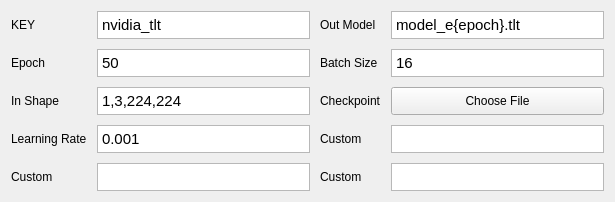
                <widget class="QWidget" name="t2_scrollAreaWidgetContents">
                 <property name="geometry">
                  <rect>
                   <x>0</x>
                   <y>0</y>
                   <width>615</width>
                   <height>198</height>
                  </rect>
                 </property>
                 <layout class="QGridLayout" name="gridLayout_4" columnstretch="1,0,0,0">
                  <property name="spacing">
                   <number>10</number>
                  </property>
                  <item row="1" column="2">
                   <widget class="QLabel" name="t2_spec_lbl_batch_size">
                    <property name="sizePolicy">
                     <sizepolicy hsizetype="Preferred" vsizetype="Preferred">
                      <horstretch>0</horstretch>
                      <verstretch>0</verstretch>
                     </sizepolicy>
                    </property>
                    <property name="maximumSize">
                     <size>
                      <width>16777215</width>
                      <height>28</height>
                     </size>
                    </property>
                    <property name="text">
                     <string>Batch Size</string>
                    </property>
                   </widget>
                  </item>
                  <item row="3" column="3">
                   <widget class="QTextEdit" name="t2_c1">
                    <property name="sizePolicy">
                     <sizepolicy hsizetype="Preferred" vsizetype="Preferred">
                      <horstretch>0</horstretch>
                      <verstretch>0</verstretch>
                     </sizepolicy>
                    </property>
                    <property name="maximumSize">
                     <size>
                      <width>16777215</width>
                      <height>28</height>
                     </size>
                    </property>
                   </widget>
                  </item>
                  <item row="2" column="2">
                   <widget class="QLabel" name="t2_spec_lbl_checkpoint">
                    <property name="sizePolicy">
                     <sizepolicy hsizetype="Preferred" vsizetype="Preferred">
                      <horstretch>0</horstretch>
                      <verstretch>0</verstretch>
                     </sizepolicy>
                    </property>
                    <property name="maximumSize">
                     <size>
                      <width>16777215</width>
                      <height>28</height>
                     </size>
                    </property>
                    <property name="text">
                     <string>Checkpoint</string>
                    </property>
                   </widget>
                  </item>
                  <item row="4" column="2">
                   <widget class="QLabel" name="t2_spec_lbl_c3">
                    <property name="maximumSize">
                     <size>
                      <width>16777215</width>
                      <height>28</height>
                     </size>
                    </property>
                    <property name="text">
                     <string>Custom</string>
                    </property>
                   </widget>
                  </item>
                  <item row="1" column="1">
                   <widget class="QTextEdit" name="t2_epoch">
                    <property name="sizePolicy">
                     <sizepolicy hsizetype="Preferred" vsizetype="Preferred">
                      <horstretch>0</horstretch>
                      <verstretch>0</verstretch>
                     </sizepolicy>
                    </property>
                    <property name="maximumSize">
                     <size>
                      <width>16777215</width>
                      <height>28</height>
                     </size>
                    </property>
                    <property name="html">
                     <string>&lt;!DOCTYPE HTML PUBLIC &quot;-//W3C//DTD HTML 4.0//EN&quot; &quot;http://www.w3.org/TR/REC-html40/strict.dtd&quot;&gt;
&lt;html&gt;&lt;head&gt;&lt;meta name=&quot;qrichtext&quot; content=&quot;1&quot; /&gt;&lt;style type=&quot;text/css&quot;&gt;
p, li { white-space: pre-wrap; }
&lt;/style&gt;&lt;/head&gt;&lt;body style=&quot; font-family:'Ubuntu'; font-size:11pt; font-weight:400; font-style:normal;&quot;&gt;
&lt;p style=&quot; margin-top:0px; margin-bottom:0px; margin-left:0px; margin-right:0px; -qt-block-indent:0; text-indent:0px;&quot;&gt;50&lt;/p&gt;&lt;/body&gt;&lt;/html&gt;</string>
                    </property>
                   </widget>
                  </item>
                  <item row="4" column="1">
                   <widget class="QTextEdit" name="t2_c2">
                    <property name="sizePolicy">
                     <sizepolicy hsizetype="Preferred" vsizetype="Preferred">
                      <horstretch>0</horstretch>
                      <verstretch>0</verstretch>
                     </sizepolicy>
                    </property>
                    <property name="maximumSize">
                     <size>
                      <width>16777215</width>
                      <height>28</height>
                     </size>
                    </property>
                   </widget>
                  </item>
                  <item row="0" column="1">
                   <widget class="QTextEdit" name="t2_key">
                    <property name="sizePolicy">
                     <sizepolicy hsizetype="Preferred" vsizetype="Preferred">
                      <horstretch>0</horstretch>
                      <verstretch>0</verstretch>
                     </sizepolicy>
                    </property>
                    <property name="maximumSize">
                     <size>
                      <width>16777215</width>
                      <height>28</height>
                     </size>
                    </property>
                    <property name="html">
                     <string>&lt;!DOCTYPE HTML PUBLIC &quot;-//W3C//DTD HTML 4.0//EN&quot; &quot;http://www.w3.org/TR/REC-html40/strict.dtd&quot;&gt;
&lt;html&gt;&lt;head&gt;&lt;meta name=&quot;qrichtext&quot; content=&quot;1&quot; /&gt;&lt;style type=&quot;text/css&quot;&gt;
p, li { white-space: pre-wrap; }
&lt;/style&gt;&lt;/head&gt;&lt;body style=&quot; font-family:'Ubuntu'; font-size:11pt; font-weight:400; font-style:normal;&quot;&gt;
&lt;p style=&quot; margin-top:0px; margin-bottom:0px; margin-left:0px; margin-right:0px; -qt-block-indent:0; text-indent:0px;&quot;&gt;nvidia_tlt&lt;/p&gt;&lt;/body&gt;&lt;/html&gt;</string>
                    </property>
                   </widget>
                  </item>
                  <item row="0" column="2">
                   <widget class="QLabel" name="t2_spec_lbl_model_name">
                    <property name="sizePolicy">
                     <sizepolicy hsizetype="Preferred" vsizetype="Preferred">
                      <horstretch>0</horstretch>
                      <verstretch>0</verstretch>
                     </sizepolicy>
                    </property>
                    <property name="maximumSize">
                     <size>
                      <width>16777215</width>
                      <height>28</height>
                     </size>
                    </property>
                    <property name="text">
                     <string>Out Model</string>
                    </property>
                   </widget>
                  </item>
                  <item row="0" column="3">
                   <widget class="QTextEdit" name="t2_model_name">
                    <property name="sizePolicy">
                     <sizepolicy hsizetype="Preferred" vsizetype="Preferred">
                      <horstretch>0</horstretch>
                      <verstretch>0</verstretch>
                     </sizepolicy>
                    </property>
                    <property name="maximumSize">
                     <size>
                      <width>16777215</width>
                      <height>28</height>
                     </size>
                    </property>
                    <property name="html">
                     <string>&lt;!DOCTYPE HTML PUBLIC &quot;-//W3C//DTD HTML 4.0//EN&quot; &quot;http://www.w3.org/TR/REC-html40/strict.dtd&quot;&gt;
&lt;html&gt;&lt;head&gt;&lt;meta name=&quot;qrichtext&quot; content=&quot;1&quot; /&gt;&lt;style type=&quot;text/css&quot;&gt;
p, li { white-space: pre-wrap; }
&lt;/style&gt;&lt;/head&gt;&lt;body style=&quot; font-family:'Ubuntu'; font-size:11pt; font-weight:400; font-style:normal;&quot;&gt;
&lt;p style=&quot; margin-top:0px; margin-bottom:0px; margin-left:0px; margin-right:0px; -qt-block-indent:0; text-indent:0px;&quot;&gt;model_e{epoch}.tlt&lt;/p&gt;&lt;/body&gt;&lt;/html&gt;</string>
                    </property>
                   </widget>
                  </item>
                  <item row="3" column="0">
                   <widget class="QLabel" name="t2_spec_lbl_lr">
                    <property name="maximumSize">
                     <size>
                      <width>16777215</width>
                      <height>28</height>
                     </size>
                    </property>
                    <property name="text">
                     <string>Learning Rate</string>
                    </property>
                   </widget>
                  </item>
                  <item row="2" column="0">
                   <widget class="QLabel" name="t2_spec_lbl_in_shape">
                    <property name="sizePolicy">
                     <sizepolicy hsizetype="Preferred" vsizetype="Preferred">
                      <horstretch>0</horstretch>
                      <verstretch>0</verstretch>
                     </sizepolicy>
                    </property>
                    <property name="maximumSize">
                     <size>
                      <width>16777215</width>
                      <height>28</height>
                     </size>
                    </property>
                    <property name="text">
                     <string>In Shape</string>
                    </property>
                   </widget>
                  </item>
                  <item row="2" column="3">
                   <widget class="QPushButton" name="t2_bt_checkpoint">
                    <property name="maximumSize">
                     <size>
                      <width>16777215</width>
                      <height>28</height>
                     </size>
                    </property>
                    <property name="text">
                     <string>Choose File</string>
                    </property>
                   </widget>
                  </item>
                  <item row="1" column="3">
                   <widget class="QTextEdit" name="t2_batch">
                    <property name="sizePolicy">
                     <sizepolicy hsizetype="Preferred" vsizetype="Preferred">
                      <horstretch>0</horstretch>
                      <verstretch>0</verstretch>
                     </sizepolicy>
                    </property>
                    <property name="maximumSize">
                     <size>
                      <width>16777215</width>
                      <height>28</height>
                     </size>
                    </property>
                    <property name="html">
                     <string>&lt;!DOCTYPE HTML PUBLIC &quot;-//W3C//DTD HTML 4.0//EN&quot; &quot;http://www.w3.org/TR/REC-html40/strict.dtd&quot;&gt;
&lt;html&gt;&lt;head&gt;&lt;meta name=&quot;qrichtext&quot; content=&quot;1&quot; /&gt;&lt;style type=&quot;text/css&quot;&gt;
p, li { white-space: pre-wrap; }
&lt;/style&gt;&lt;/head&gt;&lt;body style=&quot; font-family:'Ubuntu'; font-size:11pt; font-weight:400; font-style:normal;&quot;&gt;
&lt;p style=&quot; margin-top:0px; margin-bottom:0px; margin-left:0px; margin-right:0px; -qt-block-indent:0; text-indent:0px;&quot;&gt;16&lt;/p&gt;&lt;/body&gt;&lt;/html&gt;</string>
                    </property>
                   </widget>
                  </item>
                  <item row="4" column="0">
                   <widget class="QLabel" name="t2_spec_lbl_c2">
                    <property name="maximumSize">
                     <size>
                      <width>16777215</width>
                      <height>28</height>
                     </size>
                    </property>
                    <property name="text">
                     <string>Custom</string>
                    </property>
                   </widget>
                  </item>
                  <item row="4" column="3">
                   <widget class="QTextEdit" name="t2_c3">
                    <property name="sizePolicy">
                     <sizepolicy hsizetype="Preferred" vsizetype="Preferred">
                      <horstretch>0</horstretch>
                      <verstretch>0</verstretch>
                     </sizepolicy>
                    </property>
                    <property name="maximumSize">
                     <size>
                      <width>16777215</width>
                      <height>28</height>
                     </size>
                    </property>
                   </widget>
                  </item>
                  <item row="2" column="1">
                   <widget class="QTextEdit" name="t2_input_shape">
                    <property name="sizePolicy">
                     <sizepolicy hsizetype="Preferred" vsizetype="Preferred">
                      <horstretch>0</horstretch>
                      <verstretch>0</verstretch>
                     </sizepolicy>
                    </property>
                    <property name="maximumSize">
                     <size>
                      <width>16777215</width>
                      <height>28</height>
                     </size>
                    </property>
                    <property name="html">
                     <string>&lt;!DOCTYPE HTML PUBLIC &quot;-//W3C//DTD HTML 4.0//EN&quot; &quot;http://www.w3.org/TR/REC-html40/strict.dtd&quot;&gt;
&lt;html&gt;&lt;head&gt;&lt;meta name=&quot;qrichtext&quot; content=&quot;1&quot; /&gt;&lt;style type=&quot;text/css&quot;&gt;
p, li { white-space: pre-wrap; }
&lt;/style&gt;&lt;/head&gt;&lt;body style=&quot; font-family:'Ubuntu'; font-size:11pt; font-weight:400; font-style:normal;&quot;&gt;
&lt;p style=&quot; margin-top:0px; margin-bottom:0px; margin-left:0px; margin-right:0px; -qt-block-indent:0; text-indent:0px;&quot;&gt;1,3,224,224&lt;/p&gt;&lt;/body&gt;&lt;/html&gt;</string>
                    </property>
                   </widget>
                  </item>
                  <item row="3" column="1">
                   <widget class="QTextEdit" name="t2_lr">
                    <property name="sizePolicy">
                     <sizepolicy hsizetype="Preferred" vsizetype="Preferred">
                      <horstretch>0</horstretch>
                      <verstretch>0</verstretch>
                     </sizepolicy>
                    </property>
                    <property name="maximumSize">
                     <size>
                      <width>16777215</width>
                      <height>28</height>
                     </size>
                    </property>
                    <property name="html">
                     <string>&lt;!DOCTYPE HTML PUBLIC &quot;-//W3C//DTD HTML 4.0//EN&quot; &quot;http://www.w3.org/TR/REC-html40/strict.dtd&quot;&gt;
&lt;html&gt;&lt;head&gt;&lt;meta name=&quot;qrichtext&quot; content=&quot;1&quot; /&gt;&lt;style type=&quot;text/css&quot;&gt;
p, li { white-space: pre-wrap; }
&lt;/style&gt;&lt;/head&gt;&lt;body style=&quot; font-family:'Ubuntu'; font-size:11pt; font-weight:400; font-style:normal;&quot;&gt;
&lt;p style=&quot; margin-top:0px; margin-bottom:0px; margin-left:0px; margin-right:0px; -qt-block-indent:0; text-indent:0px;&quot;&gt;0.001&lt;/p&gt;&lt;/body&gt;&lt;/html&gt;</string>
                    </property>
                   </widget>
                  </item>
                  <item row="1" column="0">
                   <widget class="QLabel" name="t2_spec_lbl_epoch">
                    <property name="sizePolicy">
                     <sizepolicy hsizetype="Preferred" vsizetype="Preferred">
                      <horstretch>0</horstretch>
                      <verstretch>0</verstretch>
                     </sizepolicy>
                    </property>
                    <property name="maximumSize">
                     <size>
                      <width>16777215</width>
                      <height>28</height>
                     </size>
                    </property>
                    <property name="text">
                     <string>Epoch</string>
                    </property>
                   </widget>
                  </item>
                  <item row="3" column="2">
                   <widget class="QLabel" name="t2_spec_lbl_c1">
                    <property name="maximumSize">
                     <size>
                      <width>16777215</width>
                      <height>28</height>
                     </size>
                    </property>
                    <property name="text">
                     <string>Custom</string>
                    </property>
                   </widget>
                  </item>
                  <item row="0" column="0">
                   <widget class="QLabel" name="t2_spec_lbl_key">
                    <property name="sizePolicy">
                     <sizepolicy hsizetype="Preferred" vsizetype="Preferred">
                      <horstretch>0</horstretch>
                      <verstretch>0</verstretch>
                     </sizepolicy>
                    </property>
                    <property name="maximumSize">
                     <size>
                      <width>16777215</width>
                      <height>28</height>
                     </size>
                    </property>
                    <property name="text">
                     <string>KEY</string>
                    </property>
                   </widget>
                  </item>
                 </layout>
                </widget>
